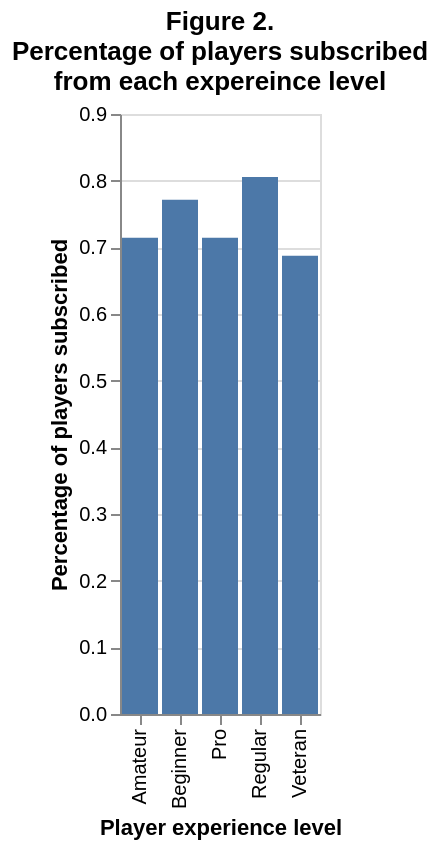

The notebook cell this image was saved under:
### Code cell
subscription_proportion = players_data.groupby('experience')['subscribe'].mean()
subscription_proportion_df = pd.DataFrame(subscription_proportion).reset_index()
experience_percent_plot = alt.Chart(subscription_proportion_df, title=["Figure 2.", "Percentage of players subscribed", "from each expereince level"]).mark_bar().encode(
    x=alt.X("experience").title("Player experience level"),
    y=alt.Y('subscribe').title("Percentage of players subscribed"),
)
experience_percent_plot

### Figure 1 — Vega specification as saved in the notebook (floating-point values rounded to 4 significant figures)
{"$schema": "https://vega.github.io/schema/vega/v5.json", "data": [{"name": "source_0", "values": [{"experience": "Amateur", "subscribe_end": 0.7143, "subscribe_start": 0.0}, {"experience": "Beginner", "subscribe_end": 0.7714, "subscribe_start": 0.0}, {"experience": "Pro", "subscribe_end": 0.7143, "subscribe_start": 0.0}, {"experience": "Regular", "subscribe_end": 0.8056, "subscribe_start": 0.0}, {"experience": "Veteran", "subscribe_end": 0.6875, "subscribe_start": 0.0}]}, {"name": "source_0_x_domain_experience", "values": [{"experience": "Amateur"}, {"experience": "Beginner"}, {"experience": "Pro"}, {"experience": "Regular"}, {"experience": "Veteran"}]}], "signals": [{"name": "x_step", "value": 20}, {"name": "width", "update": "bandspace(domain('x').length, 0.1, 0.05) * x_step"}], "marks": [{"type": "rect", "name": "marks", "from": {"data": "source_0"}, "encode": {"update": {"y2": {"field": "subscribe_start", "scale": "y"}, "x": {"field": "experience", "scale": "x"}, "fill": {"value": "#4c78a8"}, "width": {"signal": "max(0.25, bandwidth('x'))"}, "y": {"field": "subscribe_end", "scale": "y"}}}, "style": ["bar"]}], "scales": [{"name": "x", "type": "band", "domain": {"data": "source_0_x_domain_experience", "field": "experience", "sort": true}, "range": {"step": {"signal": "x_step"}}, "paddingOuter": 0.05, "paddingInner": 0.1}, {"name": "y", "type": "linear", "domain": {"data": "source_0", "fields": ["subscribe_start", "subscribe_end"]}, "range": [{"signal": "height"}, 0], "nice": true, "zero": true}], "axes": [{"scale": "y", "labels": false, "grid": true, "ticks": false, "maxExtent": 0, "aria": false, "minExtent": 0, "tickCount": {"signal": "ceil(height/40)"}, "orient": "left", "zindex": 0, "domain": false, "gridScale": "x"}, {"scale": "x", "zindex": 0, "labelBaseline": "middle", "labelAngle": 270, "orient": "bottom", "grid": false, "title": "Player experience level", "labelAlign": "right"}, {"scale": "y", "orient": "left", "labelOverlap": true, "tickCount": {"signal": "ceil(height/40)"}, "zindex": 0, "title": "Percentage of players subscribed", "grid": false}], "title": {"text": ["Figure 2.", "Percentage of players subscribed", "from each expereince level"], "frame": "group"}, "background": "white", "padding": 5, "style": "cell", "height": 300}
